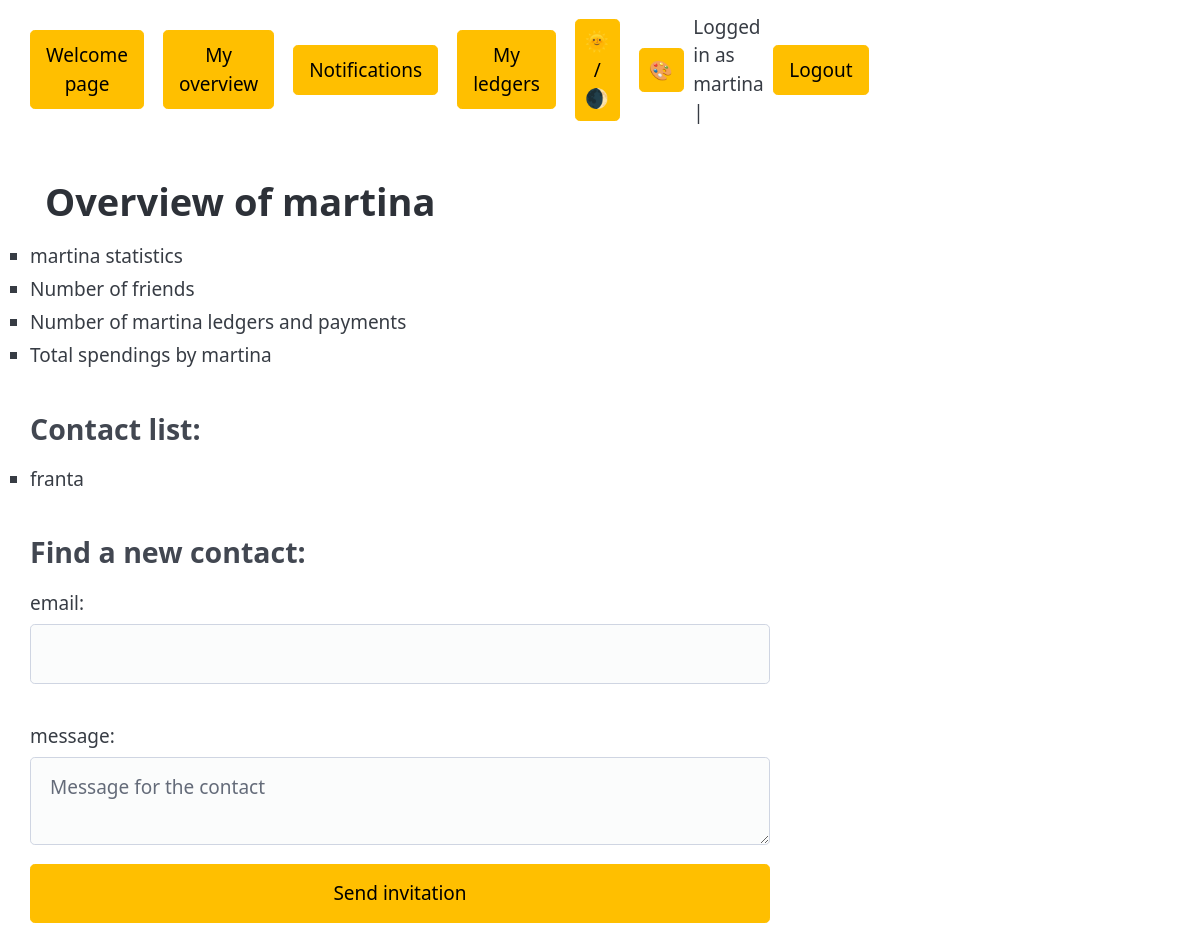
Page /overview/ (signed in) on the earlier database version.
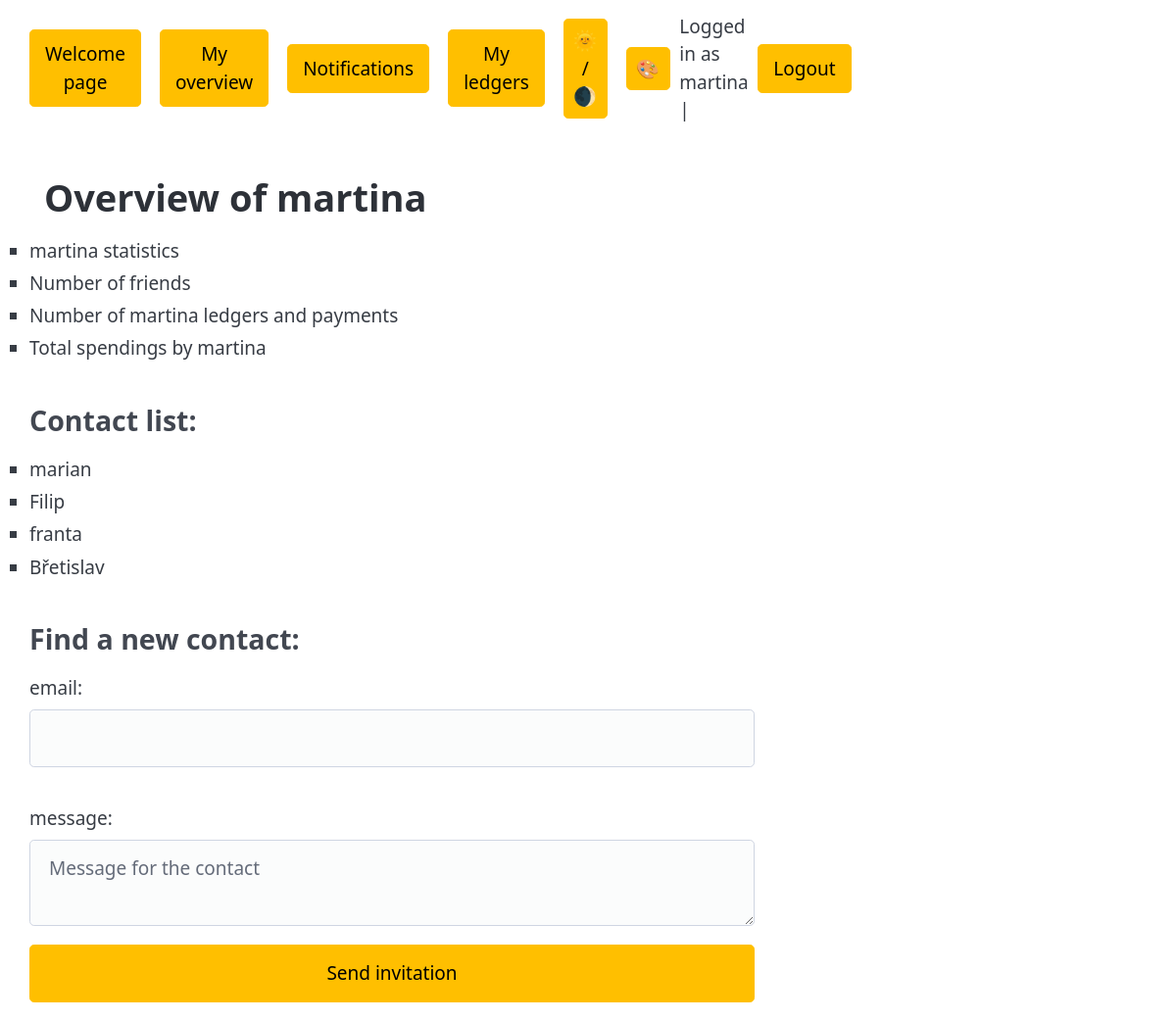
Same page on the later database version.
### main/models.py (models this page shows, shortened)
class ContactConnection(models.Model):
    person_a = models.ForeignKey(Person, on_delete=models.CASCADE, related_name='contact_relationships_a')
    person_b = models.ForeignKey(Person, on_delete=models.CASCADE, related_name='contact_relationships_b')
    created_at = models.DateTimeField(auto_now_add=True)
    explicit = models.BooleanField()
    class Meta:
        constraints = [
            models.UniqueConstraint(fields=['person_a', 'person_b'], name='unique_contact_connection')
        ]

class Person(models.Model):
    user = models.OneToOneField(User, null=True, blank=True, on_delete=models.SET_NULL, related_name="person")
    placeholder = models.OneToOneField("UserPlaceholder", null=True, blank=True, on_delete=models.SET_NULL, related_name="person")
    @property
    def name(self):
        if self.user:
            return self.user.get_full_name() or self.user.username
        elif self.placeholder:
            return self.placeholder.name
        return "Unknown user"

### main/views.py (the view, shortened to what this page needs)
@login_required(login_url='/login')         # if not loged in, redirect to: /login
def overview(request):
    person_self = get_object_or_404(Person, user=request.user)
    ledgers = Ledger.objects.filter(
        Q(payment__paymentbalance__person=person_self)
    ).distinct()
    form = AddContactForm()
    connections = ContactConnection.objects.filter(
        Q(person_a=person_self) | Q(person_b=person_self)
    )
    context = {
        'form': form,
        'connections': connections,
        'ledgers':ledgers
    }
    return render(request, 'main/overview.html', context)

### main/forms.py
class AddContactForm(forms.Form):
    email = forms.EmailField(label='email')
    message = forms.CharField(
        label = 'message',
        required = False,
        widget = forms.Textarea(attrs={'rows':2, 'placeholder': 'Message for the contact'})
    )

### main/templates/main/overview.html (shortened to what this page needs)
{% extends "base.html" %}
{% load static %}
{% block css_files %}
    <link rel="stylesheet" href="{% static 'main/styles/index.css' %}">
{% endblock css_files %}
{% block page_title %} Overview of {{ user.username }}
{% endblock page_title %}
{% block content %}
<ul>
    <li>{{ user.username }} statistics</li>
    <li>Number of friends</li>
    <li>Number of {{ user.username }} ledgers and payments</li>
    <li>Total spendings by {{ user.username }}</li>
</ul>
<h3>Contact list:</h3>
<ul>
    {% for conn in connections %}
    <li>
        {% if conn.person_a == request.user.person %}
            {{ conn.person_b.name }}
        {% else %}
            {{ conn.person_a.name }}
        {% endif %}
    </li>
    {% empty %}
        <li>You dont have any contacts yet, make any!</li>
    {% endfor %}
</ul>
<h3>Find a new contact:</h3>
<form method="post">
    {{ form.as_p }}
    <button type="submit" class="primary">Send invitation</button>
</form>
{% endblock content %}

Differences in the rows shown:
added ContactConnection: person_b.name "marian"
added ContactConnection: person_b.name "Filip"
added ContactConnection: person_a.name "Břetislav"
